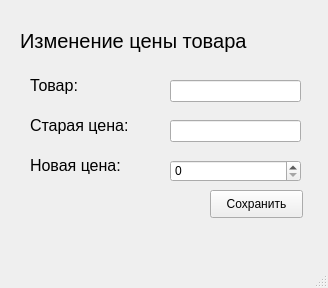
<?xml version="1.0" encoding="UTF-8"?>
<ui version="4.0">
 <class>MainWindow</class>
 <widget class="QMainWindow" name="MainWindow">
  <property name="geometry">
   <rect>
    <x>0</x>
    <y>0</y>
    <width>328</width>
    <height>288</height>
   </rect>
  </property>
  <property name="windowTitle">
   <string>MainWindow</string>
  </property>
  <widget class="QWidget" name="centralwidget">
   <widget class="QLabel" name="label">
    <property name="geometry">
     <rect>
      <x>20</x>
      <y>10</y>
      <width>281</width>
      <height>61</height>
     </rect>
    </property>
    <property name="font">
     <font>
      <pointsize>15</pointsize>
     </font>
    </property>
    <property name="text">
     <string>Изменение цены товара</string>
    </property>
   </widget>
   <widget class="QLabel" name="label_2">
    <property name="geometry">
     <rect>
      <x>30</x>
      <y>70</y>
      <width>61</width>
      <height>31</height>
     </rect>
    </property>
    <property name="font">
     <font>
      <pointsize>12</pointsize>
     </font>
    </property>
    <property name="text">
     <string>Товар:</string>
    </property>
   </widget>
   <widget class="QLabel" name="label_3">
    <property name="geometry">
     <rect>
      <x>30</x>
      <y>110</y>
      <width>131</width>
      <height>31</height>
     </rect>
    </property>
    <property name="font">
     <font>
      <pointsize>12</pointsize>
     </font>
    </property>
    <property name="text">
     <string>Старая цена:</string>
    </property>
   </widget>
   <widget class="QLabel" name="label_4">
    <property name="geometry">
     <rect>
      <x>30</x>
      <y>150</y>
      <width>131</width>
      <height>31</height>
     </rect>
    </property>
    <property name="font">
     <font>
      <pointsize>12</pointsize>
     </font>
    </property>
    <property name="text">
     <string>Новая цена:</string>
    </property>
   </widget>
   <widget class="QLineEdit" name="lineEdit">
    <property name="geometry">
     <rect>
      <x>170</x>
      <y>80</y>
      <width>131</width>
      <height>22</height>
     </rect>
    </property>
    <property name="readOnly">
     <bool>true</bool>
    </property>
   </widget>
   <widget class="QSpinBox" name="spinBox_2">
    <property name="geometry">
     <rect>
      <x>170</x>
      <y>160</y>
      <width>131</width>
      <height>22</height>
     </rect>
    </property>
    <property name="maximum">
     <number>1000000000</number>
    </property>
   </widget>
   <widget class="QPushButton" name="pushButton_save">
    <property name="geometry">
     <rect>
      <x>210</x>
      <y>190</y>
      <width>93</width>
      <height>28</height>
     </rect>
    </property>
    <property name="text">
     <string>Сохранить</string>
    </property>
   </widget>
   <widget class="QLineEdit" name="lineEdit_old_price">
    <property name="geometry">
     <rect>
      <x>170</x>
      <y>120</y>
      <width>131</width>
      <height>22</height>
     </rect>
    </property>
    <property name="readOnly">
     <bool>true</bool>
    </property>
   </widget>
  </widget>
  <widget class="QMenuBar" name="menubar">
   <property name="geometry">
    <rect>
     <x>0</x>
     <y>0</y>
     <width>328</width>
     <height>26</height>
    </rect>
   </property>
  </widget>
  <widget class="QStatusBar" name="statusbar"/>
 </widget>
 <resources/>
 <connections/>
</ui>
